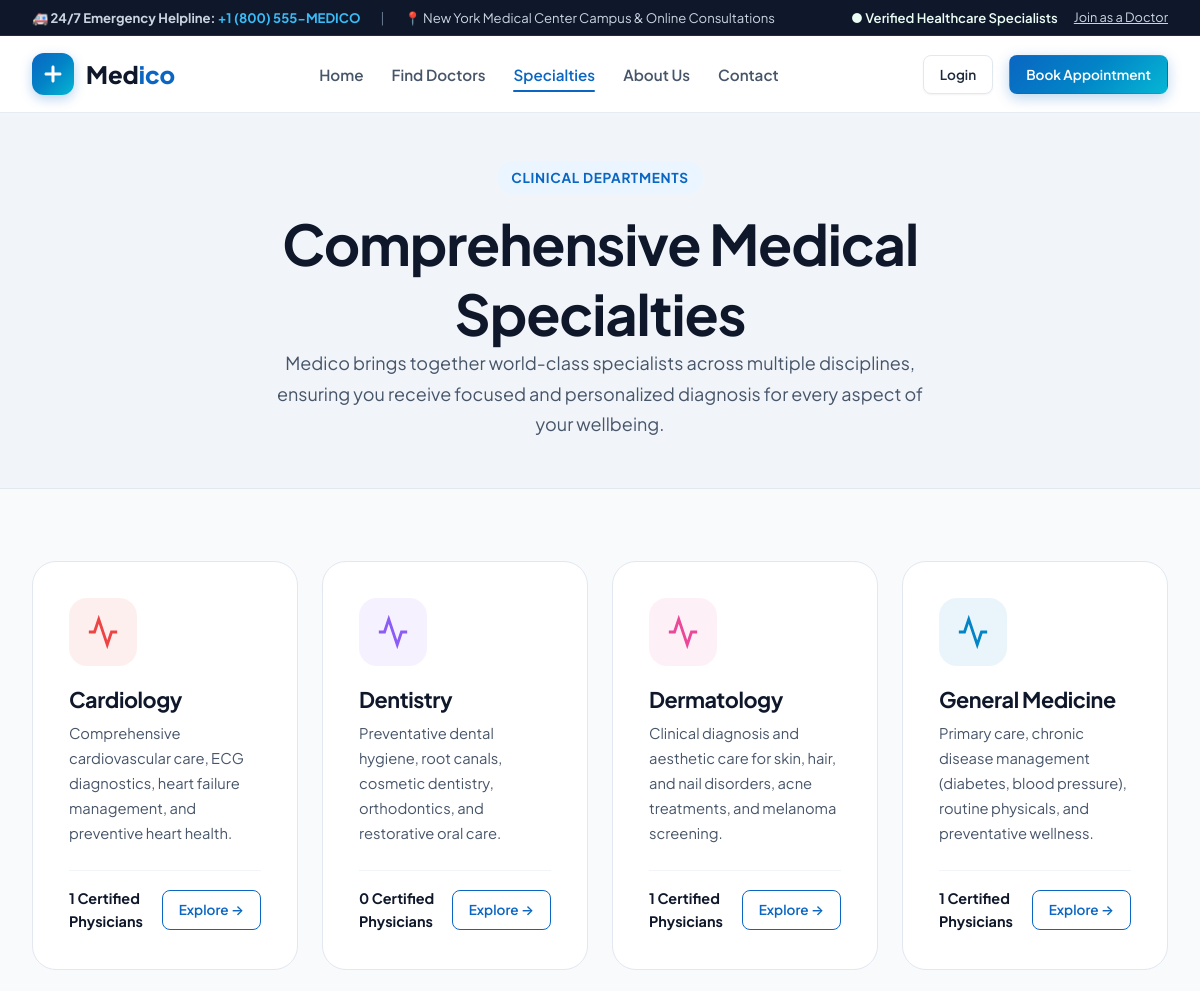
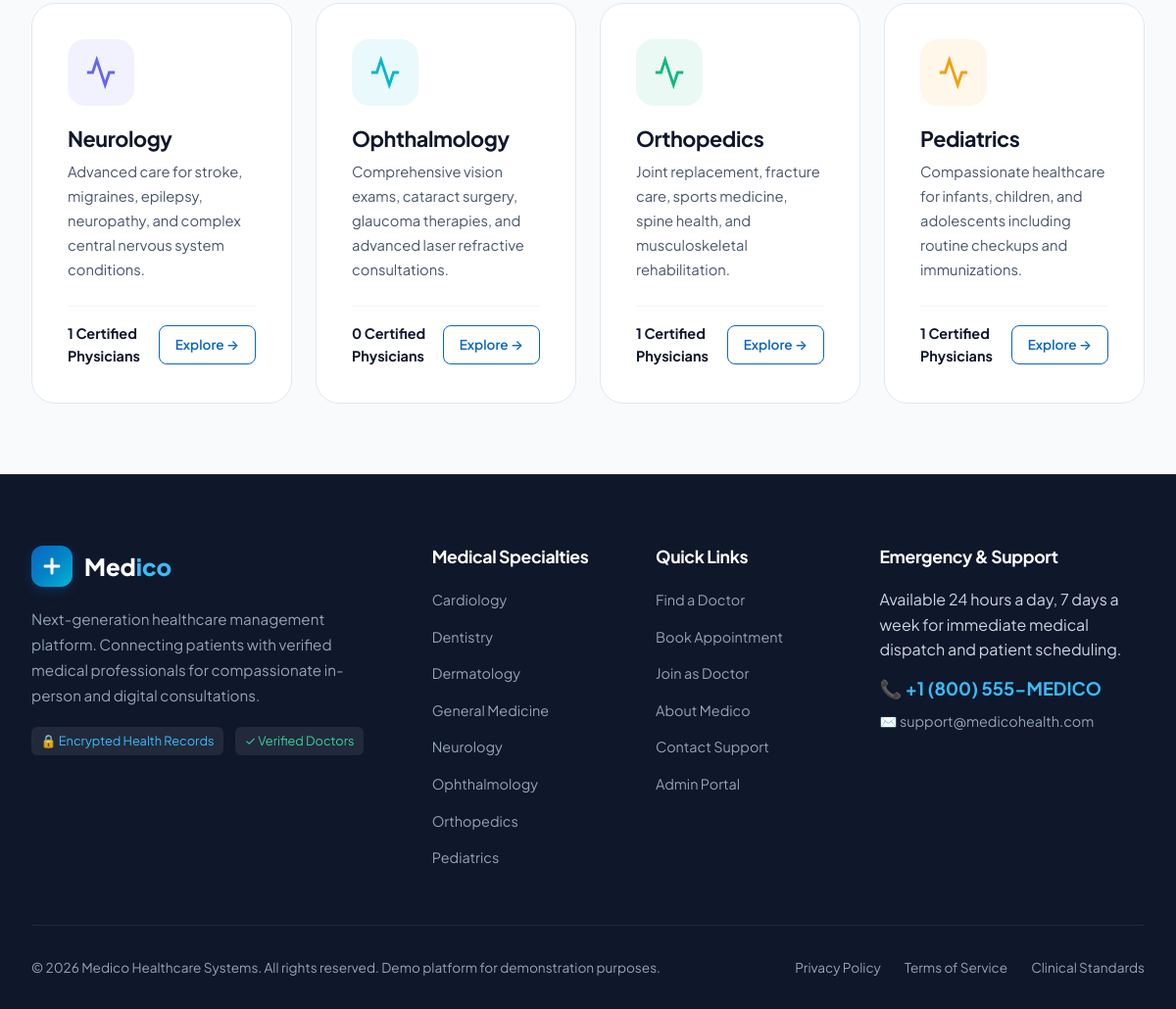
Screenshot of /specialties/ with the database file from the repository (2 pictures, top to bottom).
### core/models.py (models this page shows, shortened)
class Specialization(models.Model):
    name = models.CharField(max_length=100, unique=True)
    slug = models.SlugField(max_length=120, unique=True, blank=True)
    icon_name = models.CharField(max_length=50, default='heart-pulse', help_text="Icon identifier like heart, brain, bone, eye, tooth, etc.")
    description = models.TextField(help_text="Brief description of the medical specialty")
    color_accent = models.CharField(max_length=30, default="#0284C7")
    is_featured = models.BooleanField(default=True)
    created_at = models.DateTimeField(auto_now_add=True)
    class Meta:
        ordering = ['name']
        verbose_name = 'Medical Specialization'
        verbose_name_plural = 'Medical Specializations'

### core/views.py (the view)
# urls.py: path('specialties/', views.specialty_list, name='specialty_list'),
def specialty_list(request):
    specialties = Specialization.objects.annotate(doc_count=Count('doctors')).all()
    return render(request, 'core/specialties.html', {'specialties': specialties})

### core/context_processors.py (called while the page is built)
def medico_context(request):
    specializations_nav = Specialization.objects.all()[:8]
    user = request.user
    role = None
    is_doctor = False
    is_patient = False
    is_admin = False
    if user.is_authenticated:
        role = getattr(user, 'role', None)
        is_doctor = (role == 'DOCTOR')
        is_patient = (role == 'PATIENT')
        is_admin = (role == 'ADMIN' or user.is_superuser or user.is_staff)
    return {
        'specializations_nav': specializations_nav,
        'user_role': role,
        'is_doctor_user': is_doctor,
        'is_patient_user': is_patient,
        'is_admin_user': is_admin,
        'site_name': 'Medico',
        'emergency_phone': '+1 (800) 555-MEDICO',
        'support_email': 'support@medicohealth.com',
    }

### templates/core/specialties.html (shortened to what this page needs)
{% extends 'base.html' %}
{% load static %}
{% block content %}
<section style="background: var(--slate-100); padding: 3rem 0; border-bottom: 1px solid var(--slate-200);">
  <div class="container" style="text-align: center; max-width: 750px;">
    <div class="section-tag">Clinical Departments</div>
    <h1>Comprehensive Medical Specialties</h1>
    <p class="lead-text">Medico brings together world-class specialists across multiple disciplines, ensuring you receive focused and personalized diagnosis for every aspect of your wellbeing.</p>
  </div>
</section>
<section class="section">
  <div class="container">
    <div class="specialties-grid">
      {% for spec in specialties %}
        <div class="specialty-card" style="text-align: left; align-items: flex-start; padding: 2.25rem;">
          <div class="specialty-icon-box" style="background-color: {{ spec.color_accent }}15; color: {{ spec.color_accent }};">
            <svg width="34" height="34" fill="none" stroke="currentColor" stroke-width="2" viewBox="0 0 24 24">
              <path d="M22 12h-4l-3 9L9 3l-3 9H2"></path>
            </svg>
          </div>
          <h3 style="font-size: 1.35rem; margin-bottom: 0.5rem;">{{ spec.name }}</h3>
          <p style="color: var(--slate-600); font-size: 0.92rem; line-height: 1.7; margin-bottom: 1.5rem;">{{ spec.description }}</p>
          <div style="display: flex; justify-content: space-between; align-items: center; width: 100%; border-top: 1px solid var(--slate-100); padding-top: 1rem;">
            <span style="font-weight: 700; color: var(--navy-900); font-size: 0.9rem;">{{ spec.doc_count }} Certified Physicians</span>
            <a href="{% url 'specialty_detail' spec.slug %}" class="btn btn-outline-primary btn-sm">Explore &rarr;</a>
          </div>
        </div>
      {% endfor %}
    </div>
  </div>
</section>
{% endblock %}

### templates/base.html (shortened to what this page needs)
{% load static %}
<!DOCTYPE html>
<html lang="en">
<head>
  <link rel="stylesheet" href="{% static 'css/main.css' %}">
  <link rel="stylesheet" href="{% static 'css/dashboard.css' %}">
</head>
<body>
  <div style="background-color: var(--navy-900); color: var(--slate-300); font-size: 0.82rem; padding: 0.45rem 0; border-bottom: 1px solid rgba(255,255,255,0.08);">
    <div class="container" style="display: flex; justify-content: space-between; align-items: center; flex-wrap: wrap; gap: 0.5rem;">
      <div style="display: flex; align-items: center; gap: 1.25rem;">
        <span>🚑 <strong>24/7 Emergency Helpline:</strong> <a href="tel:+18005556334" style="color: #38BDF8; font-weight: 700;">{{ emergency_phone }}</a></span>
        <span class="d-none-sm" style="color: var(--slate-500);">|</span>
        <span class="d-none-sm">📍 New York Medical Center Campus & Online Consultations</span>
      </div>
      <div style="display: flex; align-items: center; gap: 1rem;">
        <span style="color: var(--emerald-light); font-weight: 600;">● Verified Healthcare Specialists</span>
        {% if not user.is_authenticated %}
          <a href="{% url 'register_doctor' %}" style="color: var(--slate-300); font-size: 0.8rem; text-decoration: underline;">Join as a Doctor</a>
        {% endif %}
      </div>
    </div>
  </div>
  <header class="site-header">
    <div class="container">
      <div class="nav-wrapper">
        <a href="{% url 'home' %}" class="brand-logo" id="medicoHomeLogo">
          <div class="brand-logo-icon">
            <svg width="24" height="24" viewBox="0 0 24 24" fill="currentColor">
              <path d="M19 10.5h-5.5V5c0-.83-.67-1.5-1.5-1.5s-1.5.67-1.5 1.5v5.5H5c-.83 0-1.5.67-1.5 1.5s.67 1.5 1.5 1.5h5.5V19c0 .83.67 1.5 1.5 1.5s1.5-.67 1.5-1.5v-5.5H19c.83 0 1.5-.67 1.5-1.5s-.67-1.5-1.5-1.5z"/>
            </svg>
          </div>
          <span>Med<span class="highlight">ico</span></span>
        </a>
        <ul class="nav-links">
          <li><a href="{% url 'home' %}" class="{% if request.resolver_match.url_name == 'home' %}active{% endif %}">Home</a></li>
          <li><a href="{% url 'doctor_list' %}" class="{% if request.resolver_match.url_name == 'doctor_list' %}active{% endif %}">Find Doctors</a></li>
          <li><a href="{% url 'specialty_list' %}" class="{% if request.resolver_match.url_name == 'specialty_list' %}active{% endif %}">Specialties</a></li>
          <li><a href="{% url 'about_us' %}" class="{% if request.resolver_match.url_name == 'about_us' %}active{% endif %}">About Us</a></li>
          <li><a href="{% url 'contact' %}" class="{% if request.resolver_match.url_name == 'contact' %}active{% endif %}">Contact</a></li>
        </ul>
        <div class="nav-actions">
          {% if user.is_authenticated %}
            <a href="{% url 'dashboard_dispatch' %}" class="btn btn-primary btn-sm" id="navDashboardBtn">
              <svg width="18" height="18" fill="none" stroke="currentColor" stroke-width="2" viewBox="0 0 24 24">
                <rect x="3" y="3" width="7" height="7"></rect>
                <rect x="14" y="3" width="7" height="7"></rect>
                <rect x="14" y="14" width="7" height="7"></rect>
                <rect x="3" y="14" width="7" height="7"></rect>
              </svg>
              <span>Dashboard</span>
            </a>
            <div style="display: flex; align-items: center; gap: 0.6rem;">
              <span style="font-size: 0.9rem; font-weight: 600; color: var(--navy-900);">Hi, {{ user.first_name|default:user.username }}</span>
              <a href="{% url 'logout' %}" class="btn btn-secondary btn-sm" title="Log out" id="navLogoutBtn">
                <svg width="16" height="16" fill="none" stroke="currentColor" stroke-width="2" viewBox="0 0 24 24">
                  <path d="M9 21H5a2 2 0 0 1-2-2V5a2 2 0 0 1 2-2h4"></path>
                  <polyline points="16 17 21 12 16 7"></polyline>
                  <line x1="21" y1="12" x2="9" y2="12"></line>
                </svg>
              </a>
            </div>
          {% else %}
            <a href="{% url 'login' %}" class="btn btn-secondary btn-sm" id="navLoginBtn">Login</a>
            <a href="{% url 'register_patient' %}" class="btn btn-primary btn-sm" id="navSignUpBtn">Book Appointment</a>
          {% endif %}
        </div>
      </div>
    </div>
  </header>
  <main>
    {% block content %}{% endblock %}
  </main>
  <footer class="site-footer">
    <div class="container">
      <div class="footer-grid">
        <div class="footer-brand">
          <a href="{% url 'home' %}" class="brand-logo" style="color: var(--white);">
            <div class="brand-logo-icon">
              <svg width="24" height="24" viewBox="0 0 24 24" fill="currentColor">
                <path d="M19 10.5h-5.5V5c0-.83-.67-1.5-1.5-1.5s-1.5.67-1.5 1.5v5.5H5c-.83 0-1.5.67-1.5 1.5s.67 1.5 1.5 1.5h5.5V19c0 .83.67 1.5 1.5 1.5s1.5-.67 1.5-1.5v-5.5H19c.83 0 1.5-.67 1.5-1.5s-.67-1.5-1.5-1.5z"/>
              </svg>
            </div>
            <span>Med<span style="color: #38BDF8;">ico</span></span>
          </a>
          <p>Next-generation healthcare management platform. Connecting patients with verified medical professionals for compassionate in-person and digital consultations.</p>
          <div style="margin-top: 1.25rem; display: flex; gap: 0.75rem;">
            <span style="display: inline-block; padding: 0.25rem 0.6rem; background: rgba(255,255,255,0.08); border-radius: 6px; font-size: 0.8rem; color: #38BDF8;">🔒 Encrypted Health Records</span>
            <span style="display: inline-block; padding: 0.25rem 0.6rem; background: rgba(255,255,255,0.08); border-radius: 6px; font-size: 0.8rem; color: #34D399;">✓ Verified Doctors</span>
          </div>
        </div>
        <div class="footer-col">
          <h4>Medical Specialties</h4>
          <ul class="footer-links">
            {% for spec in specializations_nav %}
              <li><a href="{% url 'specialty_detail' spec.slug %}">{{ spec.name }}</a></li>
            {% endfor %}
          </ul>
        </div>
        <div class="footer-col">
          <h4>Quick Links</h4>
          <ul class="footer-links">
            <li><a href="{% url 'doctor_list' %}">Find a Doctor</a></li>
            <li><a href="{% url 'book_appointment_general' %}">Book Appointment</a></li>
            <li><a href="{% url 'register_doctor' %}">Join as Doctor</a></li>
            <li><a href="{% url 'about_us' %}">About Medico</a></li>
            <li><a href="{% url 'contact' %}">Contact Support</a></li>
            <li><a href="{% url 'login' %}?demo=admin">Admin Portal</a></li>
          </ul>
        </div>
        <div class="footer-col">
          <h4>Emergency & Support</h4>
          <p style="color: var(--slate-300); margin-bottom: 0.75rem;">Available 24 hours a day, 7 days a week for immediate medical dispatch and patient scheduling.</p>
          <div style="font-size: 1.15rem; font-weight: 700; color: #38BDF8; margin-bottom: 0.5rem;">
            📞 {{ emergency_phone }}
          </div>
          <div style="color: var(--slate-400); font-size: 0.9rem;">
            ✉️ {{ support_email }}
          </div>
        </div>
      </div>
      <div class="footer-bottom">
        <div>
          &copy; 2026 Medico Healthcare Systems. All rights reserved. Demo platform for demonstration purposes.
        </div>
        <div style="display: flex; gap: 1.5rem;">
          <a href="#" style="color: var(--slate-400);">Privacy Policy</a>
          <a href="#" style="color: var(--slate-400);">Terms of Service</a>
          <a href="#" style="color: var(--slate-400);">Clinical Standards</a>
        </div>
      </div>
    </div>
  </footer>
</body>
</html>

### rows the page displays
Specialization: name "Cardiology", description "Comprehensive cardiovascular care, ECG diagnostics, heart failure management, and preventive heart health.", doc_count "1"
Specialization: name "Dentistry", description "Preventative dental hygiene, root canals, cosmetic dentistry, orthodontics, and restorative oral care.", doc_count "0"
Specialization: name "Dermatology", description "Clinical diagnosis and aesthetic care for skin, hair, and nail disorders, acne treatments, and melanoma screening.", doc_count "1"
Specialization: name "General Medicine", description "Primary care, chronic disease management (diabetes, blood pressure), routine physicals, and preventative wellness.", doc_count "1"
Specialization: name "Neurology", description "Advanced care for stroke, migraines, epilepsy, neuropathy, and complex central nervous system conditions.", doc_count "1"
Specialization: name "Ophthalmology", description "Comprehensive vision exams, cataract surgery, glaucoma therapies, and advanced laser refractive consultations.", doc_count "0"
Specialization: name "Orthopedics", description "Joint replacement, fracture care, sports medicine, spine health, and musculoskeletal rehabilitation.", doc_count "1"
Specialization: name "Pediatrics", description "Compassionate healthcare for infants, children, and adolescents including routine checkups and immunizations.", doc_count "1"

### other values shown
{{ emergency_phone }} "+1 (800) 555-MEDICO"
{{ support_email }} "support@medicohealth.com"
